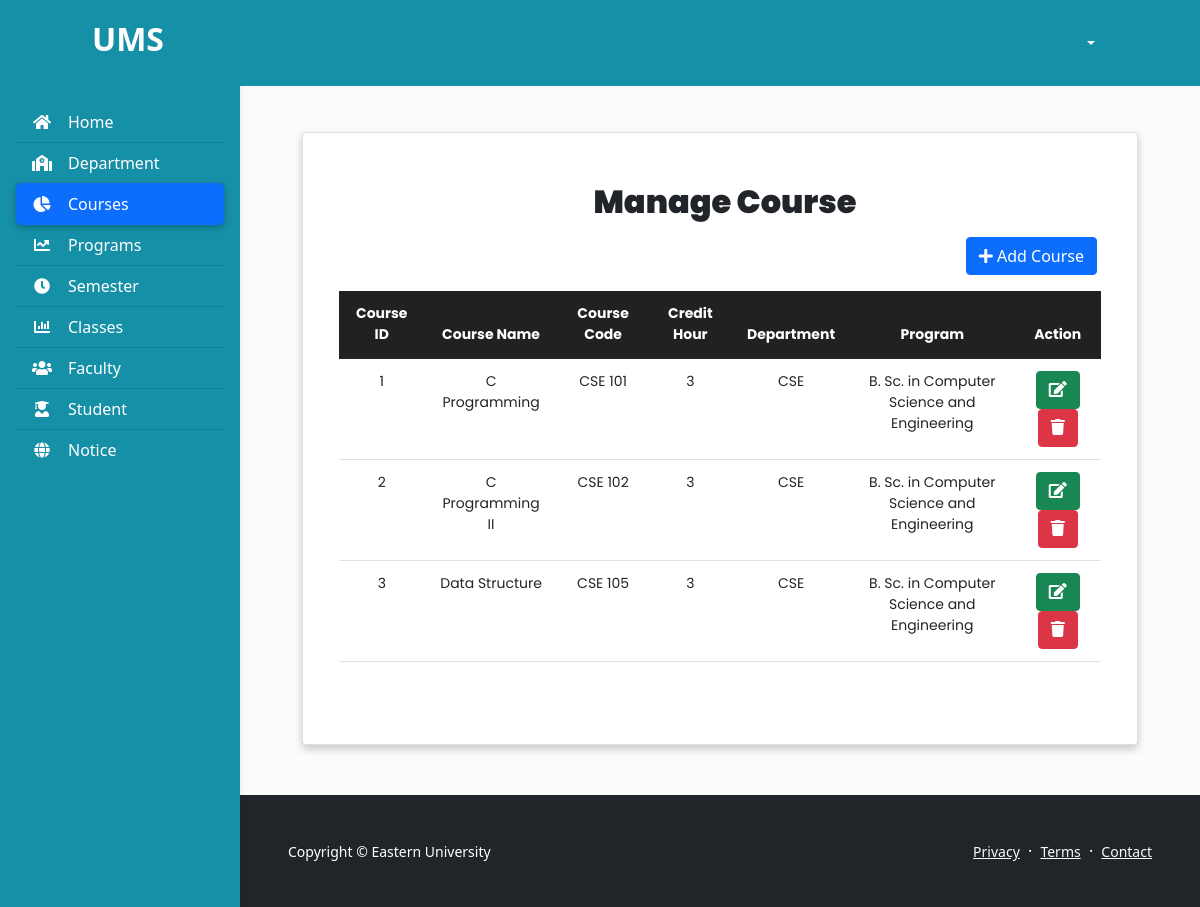
The page /course.php on the database its author committed.
### tables this page shows
CREATE TABLE `course` (
  `course_id` int(11) NOT NULL,
  `course_name` varchar(50) NOT NULL,
  `course_code` varchar(50) NOT NULL,
  `credit` int(11) NOT NULL,
  `dep_id` int(11) NOT NULL,
  `dep_code` varchar(50) NOT NULL,
  `prog_id` int(11) NOT NULL,
  `prog_name` varchar(50) NOT NULL
);

### course.php (the view, shortened to what this page needs)
<?php
include_once("./database/config.php");
$username = $_SESSION['username'];
?>
<!DOCTYPE html>
<html lang="en">
<head>
    <link href="https://cdn.jsdelivr.net/npm/bootstrap@5.1.3/dist/css/bootstrap.min.css" rel="stylesheet"
>
    <link rel="stylesheet" href="https://pro.fontawesome.com/releases/v5.10.0/css/all.css"
 />
    <link rel="stylesheet" type="text/css" href="./includes/nav.css">
    <link rel="stylesheet" type="text/css" href="./includes/table.css">
</head>
<body>
    <header>
        <nav id="sidebarMenu" class="collapse d-lg-block sidebar collapse" style="background:#1690A7; margin-top:20px">
            <div class="position-sticky">
                <div class="list-group list-group-flush mx-3 mt-4">
                    <a href="admin_dash.php" class="list-group-item list-group-item-action py-2 "
                        style="background:#1690A7; Color:white;"aria-current="true" style="Color:white;">
                        <i class="fas fa-home fa-fw me-3"></i><span>Home</span></a>
                    <a href="department.php" class="list-group-item list-group-item-action py-2 "
                        style="background:#1690A7; Color:white;">
                        <i class="fas fa-school fa-fw me-3"></i><span>Department</span></a>
                    <a href="course.php" class="list-group-item list-group-item-action py-2 bg-primary active "
                        style="background:#1690A7; Color:white;"><i
                            class="fas fa-chart-pie fa-fw me-3"></i><span>Courses</span></a>
                    <a href="program.php" class="list-group-item list-group-item-action py-2 "
                        style="background:#1690A7; Color:white;"><i
                            class="fas fa-chart-line fa-fw me-3"></i><span>Programs</span></a>
                    <a href="semester.php" class="list-group-item list-group-item-action py-2 "
                        style="background:#1690A7; Color:white;">
                        <i class="fas fa-clock fa-fw me-3"></i><span>Semester</span></a>
                    <a href="class.php" class="list-group-item list-group-item-action py-2 "
                        style="background:#1690A7; Color:white;"><i
                            class="fas fa-chart-bar fa-fw me-3"></i><span>Classes</span></a>
                    <a href="faculty.php" class="list-group-item list-group-item-action py-2 "
                        style="background:#1690A7; Color:white;"><i
                            class="fas fa-users fa-fw me-3"></i><span>Faculty</span></a>
                    <a href="student.php" class="list-group-item list-group-item-action py-2 "
                        style="background:#1690A7; Color:white;"><i
                            class="fas fa-user-graduate fa-fw me-3"></i><span>Student</span></a>
                    <a href="notice.php" class="list-group-item list-group-item-action py-2 "
                        style="background:#1690A7; Color:white;"><i
                            class="fas fa-globe fa-fw me-3"></i><span>Notice</span></a>
                </div>
            </div>
        </nav>
        <nav id="main-navbar" class="navbar navbar-expand-lg navbar-light fixed-top"
            style="background:#1690A7; padding:15px 80px">
            <div class="container-fluid">
                <a class="navbar-brand" href="admin_dash.php">
                    <h2 style="color:white; font-weight:600;">UMS</h2>
                </a>
                <div class="dropdown">
                    <a class="btn dropdown-toggle" href="#" style="color:white; font-weight:500" role="button"
                        id="dropdownMenuLink" data-bs-toggle="dropdown" aria-expanded="false">
                        <span style="padding-left:10px"><?php echo $username?></span>
                    </a>
                </div>
            </div>
        </nav>
    </header>
    <main style="margin-top: 58px;">
        <div class="container pt-4" style="padding-left:50px; padding-right:50px;">
            <div style="padding: 50px 0;">
                <div class="container">
                    <div class="row">
                            <div class="col-md-12">
                                <div class="card mx-auto" style="text-align:center;padding:50px 20px;box-shadow: 0 4px 8px 0 rgba(0, 0, 0, 0.2); ">
                                    <div class="card-title">
                                        <h2 style="padding-left:10px; font-weight:1000">Manage Course</h2>
                                    </div>
                                    <div class="d-flex justify-content-end" style="padding-right:20px;">
                                    <a href="course_add.php" class="btn btn-primary"><i class="fa fa-plus"></i> Add Course</a>
                                    </div>
                                    <div class="card-body" id="card-body">
                                        <table class="table">
                                            <thead>
                                                <th>Course ID</th>
                                                <th>Course Name</th>
                                                <th>Course Code</th>
                                                <th>Credit Hour</th>
                                                <th>Department</th>
                                                <th>Program</th>
                                                <th>Action</th>
                                            </thead>
                                            <tbody >
                                            <?php
                                            $sql = "SELECT * FROM course";
                                            $result = mysqli_query($conn, $sql);
                                            if($result){
                                                while($row=mysqli_fetch_assoc($result)){
                                                    $course_id=$row['course_id'];
                                                    $course_name=$row['course_name'];
                                                    $course_code=$row['course_code'];
                                                    $credit=$row['credit'];
                                                    $dep_code=$row['dep_code'];
                                                    $prog_name=$row['prog_name'];
                                                    echo '<tr>
                                                    <td>'.$course_id.'</td>
                                                    <td>'.$course_name.'</td>
                                                    <td>'.$course_code.'</td>
                                                    <td>'.$credit.'</td>
                                                    <td>'.$dep_code.'</td>
                                                    <td>'.$prog_name.'</td>
                                                    <td>
                                                    <a href="course_update.php?course_id='.$course_id.'" class="btn btn-success"><i class="fa fa-edit"></i></a>
                                                    <a href="course_delete.php?course_id='.$course_id.'" class="btn btn-danger"><i class="fa fa-trash"></i></a>
                                                    </td>
                                                    </tr>';
                                                }
                                            }
                                        ?>
                                            </tbody>
                                        </table>
                                    </div>
                                </div>
                            </div>
                    </div>
                </div>
            </div>
        </div>
        <?php include_once("./templates/footer.php");?>
    </main>
</body>
</html>

### includes/nav.css (style rules this page uses)
body { background-color: #fbfbfb; }
@media (min-width: 991.98px) { main { padding-left: 240px; } }
.sidebar { position: fixed; top: 0; bottom: 0; left: 0; padding: 58px 0 0; box-shadow: 0 2px 5px 0 rgb(0 0 0 / 5%), 0 2px 10px 0 rgb(0 0 0 / 5%); width: 240px; z-index: 600; }
.sidebar .active { border-radius: 5px; box-shadow: 0 2px 5px 0 rgb(0 0 0 / 16%), 0 2px 10px 0 rgb(0 0 0 / 12%); }

### includes/table.css (style rules this page uses)
* { box-sizing: border-box; margin:0; padding:0; }
.table { width: 100%; border-collapse: collapse; }
.table td,.table th { font-family: 'poppins'; padding:12px 15px; text-align: center; font-size:14px; }
.table th { background-color: #212121; color:#ffffff; }
.card-title { font-family: 'poppins'; display: flex; align-items: center; justify-content: center; }

### rows shown on the page
course: course_id "1", course_name "C Programming", course_code "CSE 101", credit "3", dep_code "CSE", prog_name "B. Sc. in Computer Science and Engineering"
course: course_id "2", course_name "C Programming II", course_code "CSE 102", credit "3", dep_code "CSE", prog_name "B. Sc. in Computer Science and Engineering"
course: course_id "3", course_name "Data Structure", course_code "CSE 105", credit "3", dep_code "CSE", prog_name "B. Sc. in Computer Science and Engineering"
